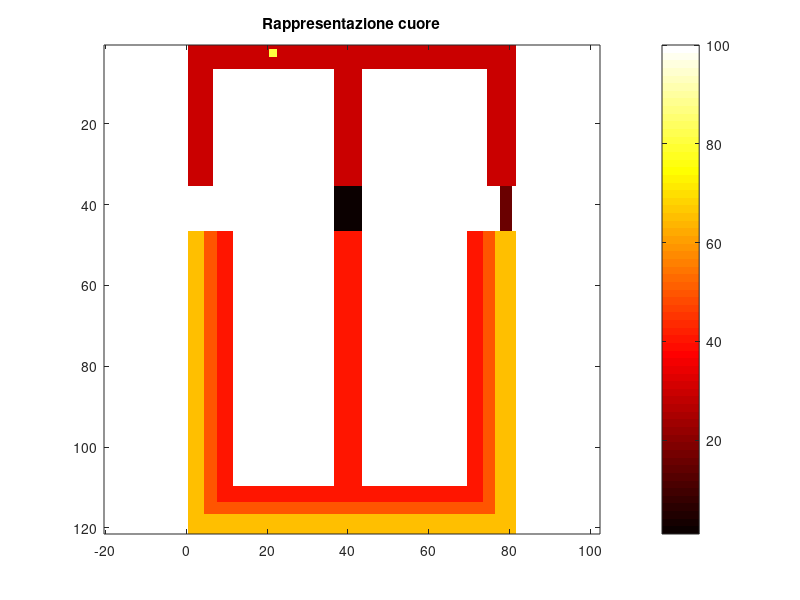

This figure's MATLAB source: (Note: this script raises an error after producing the figure.)
Htot=12; %cm
Lx=8; 
H_A=4; 
H_V=8;
dx=0.1 ;

spessore_atri=0.5; %cm
N_atri=round(spessore_atri/dx)+1;

spessore_ventricoli=1; %cm
N_ventricoli=round(spessore_ventricoli/dx)+1;

N_Htot= round (Htot/dx)+1;
N_x= round (Lx/dx)+1;
N_y_A= round (H_A/dx)+1;

AVN=floor(N_x/2);
L_y_AVN=0.03*Htot;
N_AVN=round(L_y_AVN/dx)+1;

SAN_x=0.25*Lx;
dim_x_SAN= 0.005*Lx; 
SAN_y= 0.02*H_A;

SAN_index= round(SAN_x/dx)+1;
SAN_index_y=round (SAN_y/dx)+1;
lunghezza_san=round (dim_x_SAN/dx)+1;

L_epi_x=0.36*spessore_ventricoli;
N_epi=round(L_epi_x/dx);

L_mid=0.28*spessore_ventricoli;   
N_mid=round(L_mid/dx);

% Kent indici 
KENT_x=0.96*Lx;
dim_KENT= 0.009*Lx; 

KENT_index= round(KENT_x/dx)+1;
N_L_KENT=round(dim_KENT/dx)+1;

% geometry
Cuore= ones(N_Htot,N_x)*100;

%setto
Cuore(1:N_y_A,AVN-N_atri/2:AVN+N_atri/2)=30;
Cuore(N_y_A:N_Htot,AVN-N_atri/2:AVN+N_atri/2)=40;

%endo 
Cuore(N_y_A:N_Htot,1:N_ventricoli)=40;
Cuore(N_Htot-N_ventricoli:N_Htot,:)=40;
Cuore(N_y_A:N_Htot,N_x-N_ventricoli:N_x)=40;

%mid
Cuore(N_y_A:N_Htot,1:N_mid+N_epi)=50;
Cuore(N_y_A:N_Htot,N_x-N_mid-N_epi:N_x)=50;
Cuore(N_Htot-N_mid-N_epi:N_Htot,:)=50;

%epi
Cuore(N_y_A:N_Htot,1:N_epi)=65;
Cuore(N_y_A:N_Htot,N_x-N_epi:N_x)=65;
Cuore(N_Htot-N_epi:N_Htot,:)=65;

%atrio
Cuore(1:N_atri,:)=30;
Cuore(1:N_y_A,1:N_atri)=30;
Cuore(1:N_y_A,N_x-N_atri:N_x)=30;

%SAN
Cuore(SAN_index_y:SAN_index_y+lunghezza_san,SAN_index:SAN_index+lunghezza_san)=80;

%AVN
Cuore(N_y_A-N_AVN:N_AVN+N_y_A,:)=100;
Cuore(N_y_A-N_AVN:N_AVN+N_y_A,AVN-N_atri/2:AVN+N_atri/2)=1;

%Kent 
Cuore(N_y_A-N_AVN:N_y_A+N_AVN,KENT_index:N_L_KENT+KENT_index)=16;

figure
imagesc(Cuore);
colormap(hot); 
colorbar;
title('Rappresentazione cuore');
axis equal
axis ij
cb=colorbar;
cb.Ticks = [1,16,30, 40,50,65,80];
cb.TickLabels = {'AVN','Fascio di Kent','Tessuto atriale', 'Tessuto endo','Tessuto mid','Tessuto epi','SAN'};
cb.Label.String = 'Componenti del cuore';

T=1500; %ms
dt=0.1; 

Dm=1.171e-3*7;%cm^2/ms
Dm_A=1.171e-3*7*2.8;
Dm_AVN=1.171e-3*7/6;
Dm_endo=1.171e-3*7*2.8;
Dm_Kent=1.171e-3*7*2.8;

e_endo=0.005; 
e_mid=0.003;
e_epi=0.006;
e_atrio=0.008;
e_AVN=0.008;

Nt=round(T/dt)+1;

Vm=-85*ones(Nt,N_x,N_Htot); %mV
u = zeros(Nt, N_x, N_Htot);

%SAN
Vm(1,SAN_index:SAN_index+lunghezza_san,SAN_index_y:SAN_index_y+lunghezza_san)=-65; %mV

for i=1:Nt-1
    for jy= 1:N_Htot
        for jx= 1:N_x

            if Cuore(jy,jx)~=100 
      
                dm=Dm;

                if Cuore(jy,jx)==30 
                    dm=Dm_A;
                    e=e_atrio;
                elseif Cuore(jy,jx)==16
                    e=0.0255;  
                    dm=Dm_Kent;
                elseif Cuore(jy,jx)== 1
                    dm=Dm_AVN;
                    e=e_AVN;
                elseif Cuore(jy,jx)== 40
                    dm=Dm_endo; 
                    e=e_endo;
                elseif Cuore (jy,jx)==50
                    e=e_mid;
                elseif Cuore (jy,jx)==65
                    e=e_epi;
                end
               
                % laplacian
                if jx > 1 && Cuore(jy, jx-1) ~= 100 
                    sx = Vm(i, jx-1, jy);
                else
                    sx = Vm(i, jx, jy);
                end

                if jx < N_x && Cuore(jy, jx+1) ~= 100
                    dx_ = Vm(i, jx+1, jy);
                else
                    dx_ = Vm(i, jx, jy);
                end

                lapvx = (sx + dx_ - 2*Vm(i, jx, jy)) / (dx^2);

                if jy > 1 && Cuore(jy-1, jx) ~= 100
                    sy = Vm(i, jx, jy-1);
                else
                    sy = Vm(i, jx, jy);
                end

                if jy < N_Htot && Cuore(jy+1, jx) ~= 100
                    dy = Vm(i, jx, jy+1);
                else
                    dy = Vm(i, jx, jy);
                end

                lapvy = (sy + dy - 2*Vm(i, jx, jy)) / (dx^2);

                lapv=lapvx+lapvy;
                Im=dm*lapv;    


                %Rogers-McCulloch
                if Cuore(jy,jx)~=80  
                
                c1=2.6;
                c2=1;
                a=0.13;
                d=1;
                A=135;
                B=-85;
                vr=Vm(i,jx,jy)-B;
                vm=vr/A;
                
                Ii=c1*vr*(a-vm)*(1-vm)+c2*u(i,jx,jy)*vr;
                dv2dt=Im-Ii;
                          
                %SAN FitzHugh-Nagumo 
                elseif Cuore(jy,jx)==80

                    c1=1.56;
                    c2=0.6;
                    a=-1;
                    e_APD=0.009;
                    e_HR=0.005;
                    d=0;
                    A=35;
                    B=-30; 
                    vr=Vm(i,jx,jy)-B;
                    vm=vr/A;
                    Ii=c1*vr*(a-vm)*(1-vm)+c2*u(i,jx,jy)*A;
                    dv2dt=Im-Ii;
                    
                    if (dv2dt>=0)
                       e=e_HR;
                    else
                       e=e_APD;
                    end  
     
                end                 
                u(i+1,jx,jy)=u(i,jx,jy)+dt*e*(vm-d*u(i,jx,jy));
                Vm(i+1,jx,jy)=Vm(i,jx,jy)+dt*dv2dt;               
            else
                Vm(i+1,jx,jy)=NaN;
            end
        end
    end
end

figure;
for i = 1:10:Nt  
    V = squeeze(Vm(i,:,:))';  
    imagesc(V, [-90 40]);     
    colormap(jet);
    colorbar;
    title(sprintf('Potenziale Vm a t = %.1f ms', (i-1)*dt));
    axis equal ij
    drawnow;

end
